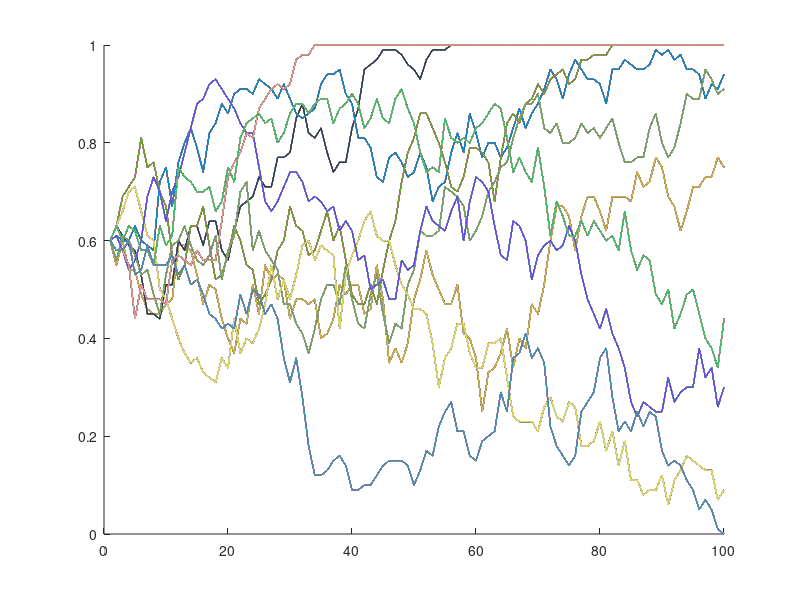

This figure's MATLAB source:
#Octave-Matlab-code
for r = 1:10;
    N = 100;count = 0;G = 100;
    for i = 2:G;
        P(1,1) = 0.6;
        count = count + 1;
        X = binornd(N,P(count,1));#Return a matrix of random samples from the binomial distribution with parameters N and P, where N is the number of trials and P is the probability of success.
        P(i,1) = X/N;
    end
    n = 1:G;
    for j = 1:N;
           hold on
           t1 =unifrnd(0,1);
           t2 =unifrnd(0,1);
           t3 =unifrnd(0,1);
           h = plot(n,P,'k');
           set(h,'color',[t1 t2 t3]);
    hold on
    #plot(n,P,'k')
    end
end

